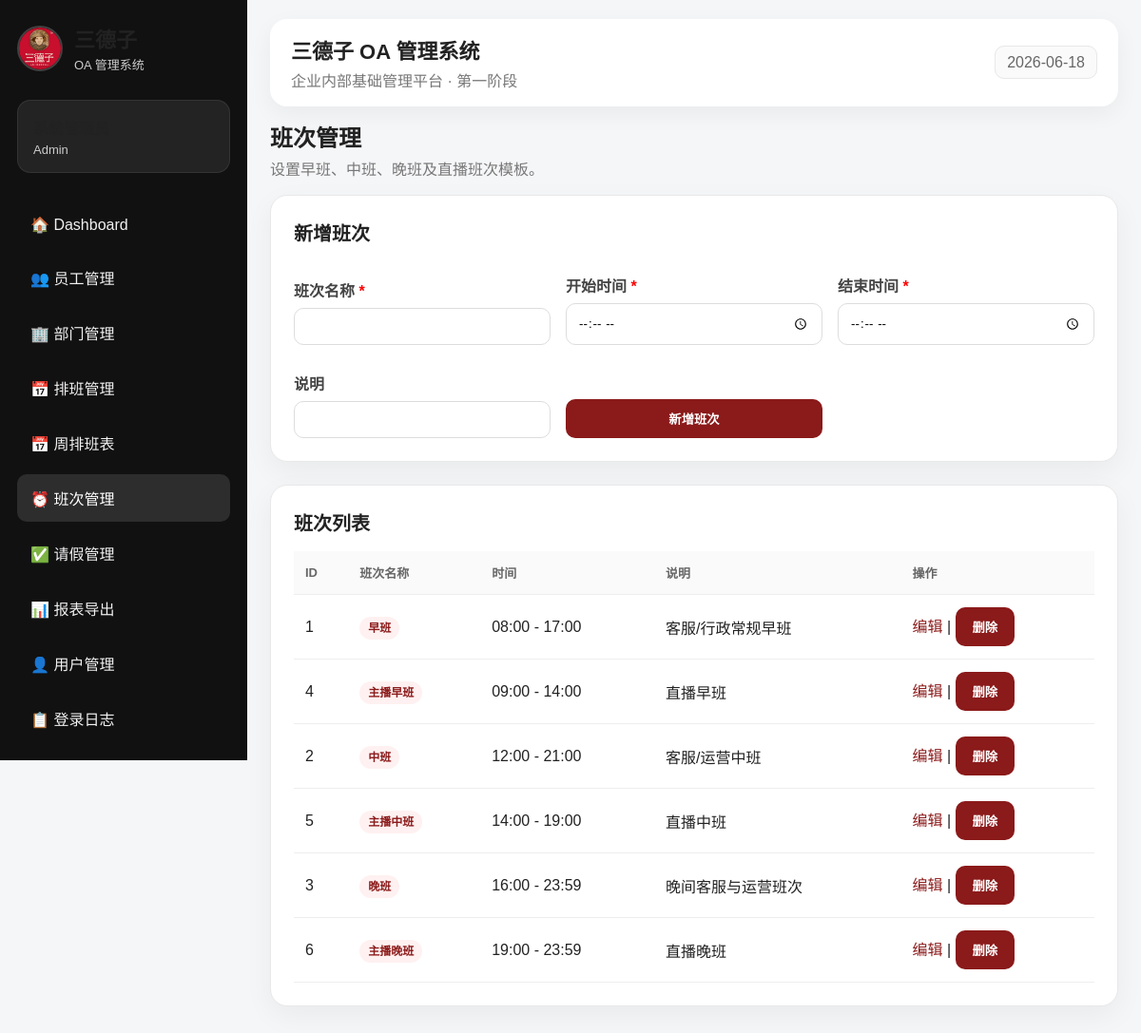
/shifts.php (signed in), run on the app's committed database.
### tables this page shows
CREATE TABLE shifts (
    id          INT AUTO_INCREMENT PRIMARY KEY,
    name        VARCHAR(100) NOT NULL,
    start_time  TIME NOT NULL,
    end_time    TIME NOT NULL,
    description VARCHAR(255),
    created_at  TIMESTAMP DEFAULT CURRENT_TIMESTAMP
);

### auth.php (called while the page is built, shortened)
<?php
function current_user() {
    return $_SESSION['user'] ?? null;
}
function has_role($roles) {
    $user = current_user();
    return in_array($user['role'], $roles);
}
function safe($value) {
    return htmlspecialchars((string)$value, ENT_QUOTES, 'UTF-8');
}
?>

### shifts.php (the view, shortened to what this page needs)
<?php
require_once __DIR__ . '/header.php';
$edit = null;
$shifts = $pdo->query("SELECT * FROM shifts ORDER BY start_time ASC")->fetchAll();
?>
<div class="page-title">
    <h2>班次管理</h2>
    <p>设置早班、中班、晚班及直播班次模板。</p>
</div>
<section class="panel">
    <h2><?= $edit ? '编辑班次' : '新增班次' ?></h2>
    <form method="POST" class="form-grid">
        <label>班次名称 <span style="color:red">*</span>
            <input name="name" required value="<?= safe($edit['name'] ?? '') ?>">
        </label>
        <label>开始时间 <span style="color:red">*</span>
            <input name="start_time" type="time" required value="<?= safe($edit['start_time'] ?? '') ?>">
        </label>
        <label>结束时间 <span style="color:red">*</span>
            <input name="end_time" type="time" required value="<?= safe($edit['end_time'] ?? '') ?>">
        </label>
        <label>说明
            <input name="description" value="<?= safe($edit['description'] ?? '') ?>">
        </label>
        <button type="submit"><?= $edit ? '保存修改' : '新增班次' ?></button>
    </form>
</section>
<section class="panel">
    <h2>班次列表</h2>
    <div style="overflow-x:auto;">
    <table>
        <tr><th>ID</th><th>班次名称</th><th>时间</th><th>说明</th><th>操作</th></tr>
        <?php foreach ($shifts as $s): ?>
        <tr>
            <td><?= safe($s['id']) ?></td>
            <td><span class="badge"><?= safe($s['name']) ?></span></td>
            <td><?= safe(substr($s['start_time'], 0, 5)) ?> - <?= safe(substr($s['end_time'], 0, 5)) ?></td>
            <td><?= safe($s['description']) ?></td>
            <td>
                <a href="?edit=<?= safe($s['id']) ?>">编辑</a>
                |
                <form method="POST" style="display:inline;"
                      onsubmit="return confirm('确定要删除「<?= safe($s['name']) ?>」班次吗？')">
                    <button type="submit" class="btn-link">删除</button>
                </form>
            </td>
        </tr>
        <?php endforeach; ?>
    </table>
    </div>
</section>
<?php require_once __DIR__ . '/footer.php'; ?>

### header.php (shortened to what this page needs)
<?php
require_once __DIR__ . '/auth.php';
$user = current_user();
$current = basename($_SERVER['PHP_SELF']);
?>
<!DOCTYPE html>
<html lang="zh-CN">
<head>
    <link rel="stylesheet" href="assets/style.css">
</head>
<body>
<div class="layout">
   <aside class="sidebar">
        <div class="brand">
            <img src="assets/logo.jpg" alt="三德子" class="brand-logo-img">
            <div>
                <h2>三德子</h2>
                <p>OA 管理系统</p>
            </div>
        </div>
        <div class="user-box">
            <strong><?= safe($user['name']) ?></strong>
            <span><?= safe($user['role']) ?></span>
        </div>
        <nav class="menu">
            <a class="<?= $current=='dashboard.php'?'active':'' ?>" href="dashboard.php">🏠 Dashboard</a>
            <?php if (has_role(['Admin', 'Manager'])): ?>
                <a class="<?= $current=='employees.php'?'active':'' ?>" href="employees.php">👥 员工管理</a>
                <a class="<?= $current=='departments.php'?'active':'' ?>" href="departments.php">🏢 部门管理</a>
                <a class="<?= $current=='schedule.php'?'active':'' ?>" href="schedule.php">📅 排班管理</a>
                <a class="<?= $current=='weekly_schedule.php'?'active':'' ?>" href="weekly_schedule.php">📅 周排班表</a>
                <a class="<?= $current=='shifts.php'?'active':'' ?>" href="shifts.php">⏰ 班次管理</a>
                <a class="<?= $current=='leave_manage.php'?'active':'' ?>" href="leave_manage.php">✅ 请假管理</a>
                <a class="<?= $current=='reports.php'?'active':'' ?>" href="reports.php">📊 报表导出</a>
            <?php endif; ?>
            <?php if (has_role(['Admin'])): ?>
                <a class="<?= in_array($current,['users.php','user_edit.php'])?'active':'' ?>" href="users.php">👤 用户管理</a>
                <a class="<?= $current=='login_logs.php'?'active':'' ?>" href="login_logs.php">📋 登录日志</a>
            <?php endif; ?>
        </nav>
    </aside>
    <main class="main">
        <div class="topbar">
            <div>
                <h1><?= safe(APP_NAME) ?></h1>
                <p><?= safe(APP_SUBTITLE) ?></p>
            </div>
            <div class="top-actions">
                <span><?= date('Y-m-d') ?></span>
            </div>
        </div>

### footer.php
</main>
</div>
</body>
</html>

### assets/style.css (style rules this page uses)
* { box-sizing: border-box; }
:root { --primary: #8b1a1a; --primary-dark: #641010; --bg: #f5f6f8; --card: #ffffff; --text: #222; --muted: #777; --border: #e8e8e8; --green: #2e7d32; }
body { margin: 0; font-family: Arial, "Microsoft YaHei", sans-serif; background: var(--bg); color: var(--text); }
a { color: var(--primary); text-decoration: none; }
.layout { min-height: 100vh; display: flex; }
.sidebar { position: fixed; top: 0; left: 0; width: 260px; height: 100vh; background: #111; overflow: hidden; display: flex; flex-direction: column; padding: 24px 18px; box-sizing: border-box; z-index: 100; }
.brand { display: flex; align-items: center; gap: 12px; }
.brand h2 { margin: 0; font-size: 22px; }
.brand p { margin: 2px 0 0; color: #ccc; font-size: 13px; }
.brand-logo-img { width: 48px; height: 48px; border-radius: 50%; object-fit: cover; border: 2px solid rgba(255,255,255,0.2); flex-shrink: 0; }
.user-box { margin: 28px 0; padding: 16px; background: rgba(255,255,255,0.08); border: 1px solid rgba(255,255,255,0.08); border-radius: 14px; }
.user-box strong, .user-box span { display: block; }
.user-box span { color: #ccc; font-size: 13px; margin-top: 4px; }
.menu a { display: block; padding: 13px 14px; margin-bottom: 8px; color: #f1f1f1; border-radius: 10px; }
.menu a:hover, .menu a.active { background: rgba(255,255,255,0.12); color: white; }
.main { margin-left: 260px; padding: 20px 24px; width: calc(100% - 260px); }
.topbar { background: white; border-radius: 18px; padding: 16px 22px; box-shadow: 0 8px 24px rgba(0,0,0,0.05); display: flex; justify-content: space-between; align-items: center; margin-bottom: 14px; }
.topbar h1 { margin: 0; font-size: 22px; }
.topbar p { margin: 4px 0 0; color: var(--muted); }
.top-actions span { background: #fafafa; border: 1px solid var(--border); padding: 8px 12px; border-radius: 10px; color: #666; }
.page-title { margin-bottom: 14px; }
.page-title h2 { margin: 0; font-size: 24px; }
.page-title p { color: var(--muted); margin-top: 4px; }
.panel { background: white; border-radius: 18px; padding: 24px; box-shadow: 0 10px 30px rgba(0,0,0,0.05); border: 1px solid var(--border); margin-bottom: 24px; }
.panel h2 { margin-top: 0; font-size: 20px; }
table { width: 100%; border-collapse: collapse; overflow: hidden; }
th { text-align: left; background: #fafafa; color: #666; font-size: 13px; }
th, td { padding: 13px 12px; border-bottom: 1px solid #eee; }
.form-grid { display: grid; grid-template-columns: repeat(3, minmax(180px, 1fr)); gap: 16px; align-items: end; }
label { display: block; color: #444; font-weight: bold; margin-top: 12px; }
input, select, textarea { width: 100%; border: 1px solid #ddd; border-radius: 10px; padding: 11px 12px; margin-top: 7px; font-family: inherit; }
button, .btn-light { display: inline-block; border: none; background: var(--primary); color: white; padding: 11px 18px; border-radius: 10px; cursor: pointer; font-weight: bold; }
.badge { background: #fff1f1; color: var(--primary); padding: 5px 9px; border-radius: 999px; font-size: 12px; font-weight: bold; }
.menu { flex: 1; overflow-y: auto; overflow-x: hidden; padding-bottom: 20px; margin-top: 4px; }

### data on the page
shifts: id "1", name "早班", start_time "08:00", end_time "17:00", description "客服/行政常规早班"
shifts: id "4", name "主播早班", start_time "09:00", end_time "14:00", description "直播早班"
shifts: id "2", name "中班", start_time "12:00", end_time "21:00", description "客服/运营中班"
shifts: id "5", name "主播中班", start_time "14:00", end_time "19:00", description "直播中班"
shifts: id "3", name "晚班", start_time "16:00", end_time "23:59", description "晚间客服与运营班次"
shifts: id "6", name "主播晚班", start_time "19:00", end_time "23:59", description "直播晚班"

### other printed values
safe($user['role']) "Admin"
safe(APP_NAME) "三德子 OA 管理系统"
safe(APP_SUBTITLE) "企业内部基础管理平台 · 第一阶段"
